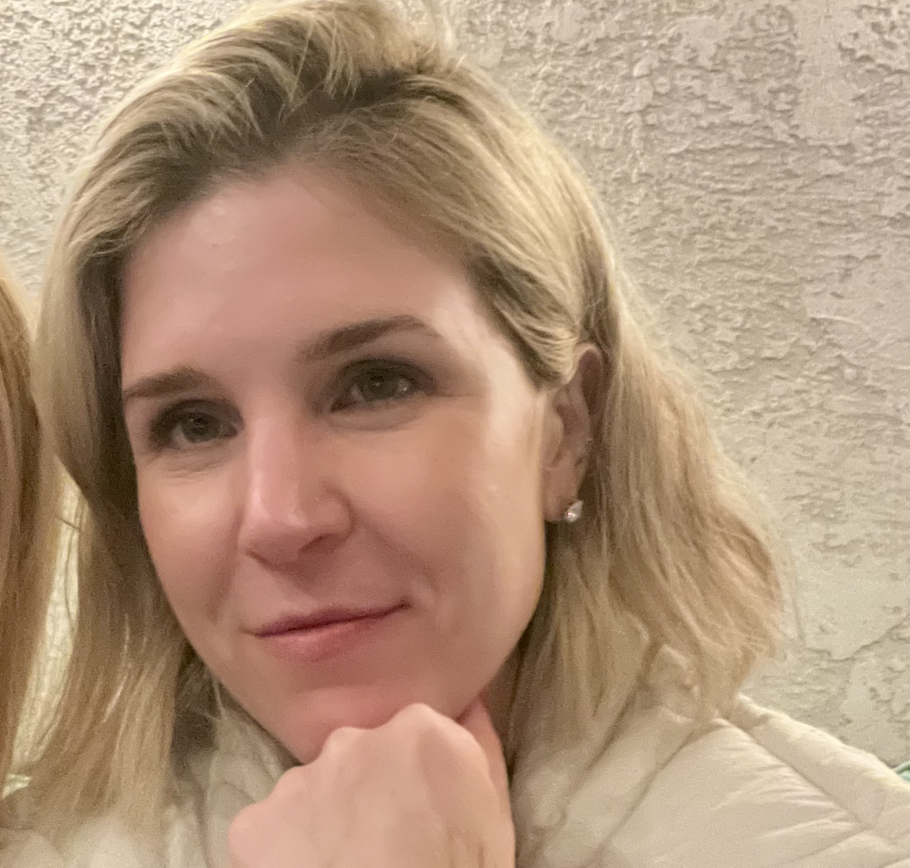
#> input picture tests/test_images/IMG_6296.jpeg, 1819 x 1735 px (shown at 1/2 size)
$ python preprocess_and_pad_images.py ../tests/test_images out
#> lines starting #> are read from the running program, lines starting #| are printed output that depends on the picture
#> in process_directory, img is the input picture: PIL image 1819x1735 RGB; mean R, G, B 176.5, 147.9, 123.4
import argparse
from pathlib import Path
from PIL import Image, ImageOps


def pad_image(image: Image.Image, target_size: int = 1024, fill_color=(255, 255, 255)) -> Image.Image:
    """Resize and pad an image to a square target size.

    Args:
        image: Input PIL Image.
        target_size: Desired output side length.
        fill_color: RGB padding color.

    Returns:
        Padded PIL Image.
    """
#> called with target_size = 1024, fill_color = (255, 255, 255)
    # Convert to RGB to avoid issues with grayscale or alpha channels
    image = image.convert("RGB")

    # Preserve aspect ratio using thumbnail
    image.thumbnail((target_size, target_size), Image.Resampling.LANCZOS)

    # Create new canvas and paste centered image
    new_image = Image.new("RGB", (target_size, target_size), fill_color)
#> new_image: PIL image 1024x1024 RGB; every value is 255
    offset = ((target_size - image.width) // 2, (target_size - image.height) // 2)
#> offset = (0, 23)
    new_image.paste(image, offset)
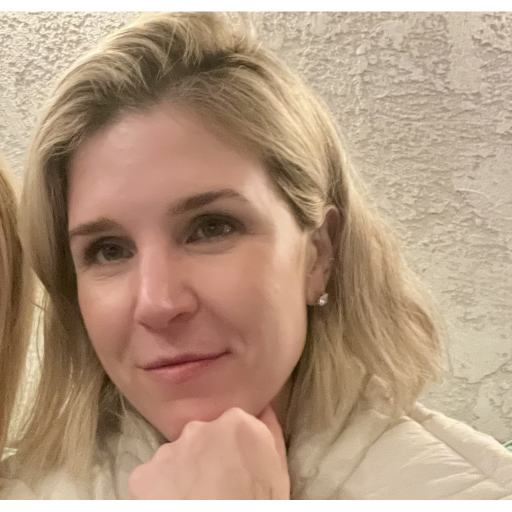
#> new_image: PIL image 1024x1024 RGB (shown at 1/2 size); mean R, G, B 180.1, 152.9, 129.5
    return new_image


def process_directory(input_dir: Path, output_dir: Path, target_size: int, fill_color: str) -> None:
    output_dir.mkdir(parents=True, exist_ok=True)
    # Parse hex color string if provided
    color = tuple(int(fill_color[i:i+2], 16) for i in (0, 2, 4)) if fill_color else (255, 255, 255)
    for path in input_dir.iterdir():
        if path.suffix.lower() in {".jpg", ".jpeg", ".png", ".bmp"}:
            with Image.open(path) as img:
                padded = pad_image(img, target_size=target_size, fill_color=color)
                padded.save(output_dir / f"{path.stem}_padded.png")


def main() -> None:
    parser = argparse.ArgumentParser(description="Resize and pad images")
    parser.add_argument("input_dir", type=Path, help="Directory with input images")
    parser.add_argument("output_dir", type=Path, help="Where to store padded images")
    parser.add_argument("--size", type=int, default=1024, help="Output dimension (square)")
    parser.add_argument("--color", type=str, default="ffffff", help="Padding color in hex (e.g., ffffff)")
    args = parser.parse_args()

    process_directory(args.input_dir, args.output_dir, args.size, args.color)


if __name__ == "__main__":
    main()
